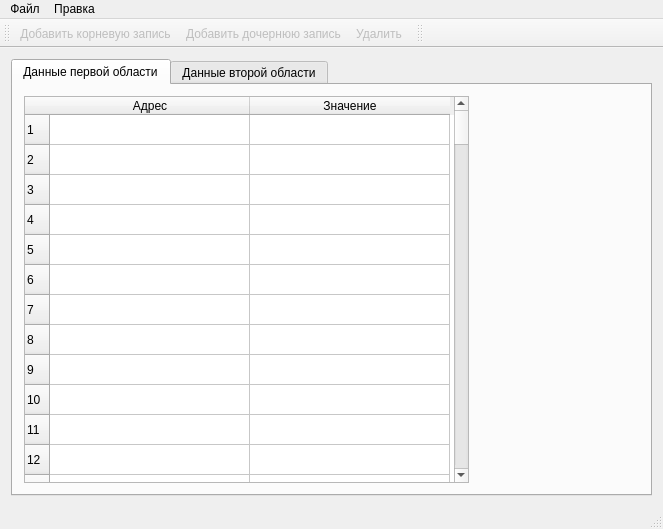
<?xml version="1.0" encoding="UTF-8"?>
<ui version="4.0">
 <class>MainWindow</class>
 <widget class="QMainWindow" name="MainWindow">
  <property name="geometry">
   <rect>
    <x>0</x>
    <y>0</y>
    <width>663</width>
    <height>529</height>
   </rect>
  </property>
  <property name="windowTitle">
   <string>EEPROMconf</string>
  </property>
  <widget class="QWidget" name="centralWidget">
   <layout class="QGridLayout" name="gridLayout">
    <item row="0" column="0">
     <widget class="QTabWidget" name="tabWidget">
      <property name="sizePolicy">
       <sizepolicy hsizetype="Expanding" vsizetype="Expanding">
        <horstretch>1</horstretch>
        <verstretch>0</verstretch>
       </sizepolicy>
      </property>
      <property name="currentIndex">
       <number>0</number>
      </property>
      <widget class="QWidget" name="tab">
       <attribute name="title">
        <string>Данные первой области</string>
       </attribute>
       <layout class="QGridLayout" name="gridLayout_2">
        <item row="0" column="0">
         <widget class="CFirstAreaTable" name="tableWidget">
          <property name="sizePolicy">
           <sizepolicy hsizetype="Expanding" vsizetype="Expanding">
            <horstretch>1</horstretch>
            <verstretch>0</verstretch>
           </sizepolicy>
          </property>
          <property name="inputMethodHints">
           <set>Qt::ImhDigitsOnly</set>
          </property>
          <property name="horizontalScrollBarPolicy">
           <enum>Qt::ScrollBarAlwaysOff</enum>
          </property>
          <property name="textElideMode">
           <enum>Qt::ElideRight</enum>
          </property>
          <property name="rowCount">
           <number>127</number>
          </property>
          <property name="columnCount">
           <number>2</number>
          </property>
          <attribute name="horizontalHeaderDefaultSectionSize">
           <number>200</number>
          </attribute>
          <row/>
          <row/>
          <row/>
          <row/>
          <row/>
          <row/>
          <row/>
          <row/>
          <row/>
          <row/>
          <row/>
          <row/>
          <row/>
          <row/>
          <row/>
          <row/>
          <row/>
          <row/>
          <row/>
          <row/>
          <row/>
          <row/>
          <row/>
          <row/>
          <row/>
          <row/>
          <row/>
          <row/>
          <row/>
          <row/>
          <row/>
          <row/>
          <row/>
          <row/>
          <row/>
          <row/>
          <row/>
          <row/>
          <row/>
          <row/>
          <row/>
          <row/>
          <row/>
          <row/>
          <row/>
          <row/>
          <row/>
          <row/>
          <row/>
          <row/>
          <row/>
          <row/>
          <row/>
          <row/>
          <row/>
          <row/>
          <row/>
          <row/>
          <row/>
          <row/>
          <row/>
          <row/>
          <row/>
          <row/>
          <row/>
          <row/>
          <row/>
          <row/>
          <row/>
          <row/>
          <row/>
          <row/>
          <row/>
          <row/>
          <row/>
          <row/>
          <row/>
          <row/>
          <row/>
          <row/>
          <row/>
          <row/>
          <row/>
          <row/>
          <row/>
          <row/>
          <row/>
          <row/>
          <row/>
          <row/>
          <row/>
          <row/>
          <row/>
          <row/>
          <row/>
          <row/>
          <row/>
          <row/>
          <row/>
          <row/>
          <row/>
          <row/>
          <row/>
          <row/>
          <row/>
          <row/>
          <row/>
          <row/>
          <row/>
          <row/>
          <row/>
          <row/>
          <row/>
          <row/>
          <row/>
          <row/>
          <row/>
          <row/>
          <row/>
          <row/>
          <row/>
          <row/>
          <row/>
          <row/>
          <row/>
          <row/>
          <row/>
          <column>
           <property name="text">
            <string>Адрес</string>
           </property>
          </column>
          <column>
           <property name="text">
            <string>Значение</string>
           </property>
          </column>
         </widget>
        </item>
        <item row="0" column="1">
         <spacer name="horizontalSpacer_2">
          <property name="orientation">
           <enum>Qt::Horizontal</enum>
          </property>
          <property name="sizeType">
           <enum>QSizePolicy::Expanding</enum>
          </property>
          <property name="sizeHint" stdset="0">
           <size>
            <width>170</width>
            <height>20</height>
           </size>
          </property>
         </spacer>
        </item>
       </layout>
      </widget>
      <widget class="QWidget" name="tab_2">
       <attribute name="title">
        <string>Данные второй области</string>
       </attribute>
       <layout class="QGridLayout" name="gridLayout_3">
        <item row="2" column="0">
         <widget class="CTreeWidget" name="treeWidget">
          <property name="sizePolicy">
           <sizepolicy hsizetype="Expanding" vsizetype="Expanding">
            <horstretch>2</horstretch>
            <verstretch>0</verstretch>
           </sizepolicy>
          </property>
          <property name="contextMenuPolicy">
           <enum>Qt::NoContextMenu</enum>
          </property>
          <property name="editTriggers">
           <set>QAbstractItemView::DoubleClicked|QAbstractItemView::EditKeyPressed</set>
          </property>
          <property name="tabKeyNavigation">
           <bool>false</bool>
          </property>
          <property name="selectionMode">
           <enum>QAbstractItemView::NoSelection</enum>
          </property>
          <property name="animated">
           <bool>true</bool>
          </property>
          <property name="headerHidden">
           <bool>true</bool>
          </property>
          <property name="expandsOnDoubleClick">
           <bool>false</bool>
          </property>
          <property name="columnCount">
           <number>3</number>
          </property>
          <attribute name="headerVisible">
           <bool>false</bool>
          </attribute>
          <attribute name="headerCascadingSectionResizes">
           <bool>false</bool>
          </attribute>
          <attribute name="headerDefaultSectionSize">
           <number>150</number>
          </attribute>
          <attribute name="headerHighlightSections">
           <bool>false</bool>
          </attribute>
          <attribute name="headerShowSortIndicator" stdset="0">
           <bool>false</bool>
          </attribute>
          <attribute name="headerStretchLastSection">
           <bool>true</bool>
          </attribute>
          <column>
           <property name="text">
            <string>Тип</string>
           </property>
          </column>
          <column>
           <property name="text">
            <string>Длина</string>
           </property>
          </column>
          <column>
           <property name="text">
            <string>Значение</string>
           </property>
          </column>
         </widget>
        </item>
        <item row="1" column="0">
         <widget class="QTableWidget" name="tableWidget_2">
          <property name="maximumSize">
           <size>
            <width>16777215</width>
            <height>22</height>
           </size>
          </property>
          <attribute name="horizontalHeaderDefaultSectionSize">
           <number>150</number>
          </attribute>
          <attribute name="horizontalHeaderStretchLastSection">
           <bool>true</bool>
          </attribute>
          <attribute name="verticalHeaderStretchLastSection">
           <bool>false</bool>
          </attribute>
          <column>
           <property name="text">
            <string>Тип</string>
           </property>
          </column>
          <column>
           <property name="text">
            <string>Длина</string>
           </property>
          </column>
          <column>
           <property name="text">
            <string>Значение</string>
           </property>
          </column>
         </widget>
        </item>
       </layout>
      </widget>
     </widget>
    </item>
   </layout>
  </widget>
  <widget class="QMenuBar" name="menuBar">
   <property name="geometry">
    <rect>
     <x>0</x>
     <y>0</y>
     <width>663</width>
     <height>20</height>
    </rect>
   </property>
   <widget class="QMenu" name="menu">
    <property name="title">
     <string>Файл</string>
    </property>
    <addaction name="Save"/>
    <addaction name="separator"/>
    <addaction name="ExitAction"/>
   </widget>
   <widget class="QMenu" name="menu_2">
    <property name="title">
     <string>Правка</string>
    </property>
    <addaction name="addTreeWidgetItem"/>
    <addaction name="addChildTreeWidgetItem"/>
    <addaction name="delTreeWidgetItem"/>
   </widget>
   <addaction name="menu"/>
   <addaction name="menu_2"/>
  </widget>
  <widget class="QToolBar" name="mainToolBar">
   <attribute name="toolBarArea">
    <enum>TopToolBarArea</enum>
   </attribute>
   <attribute name="toolBarBreak">
    <bool>false</bool>
   </attribute>
   <addaction name="addTreeWidgetItem"/>
   <addaction name="addChildTreeWidgetItem"/>
   <addaction name="delTreeWidgetItem"/>
  </widget>
  <widget class="QStatusBar" name="statusBar"/>
  <widget class="QToolBar" name="toolBar">
   <property name="windowTitle">
    <string>toolBar</string>
   </property>
   <attribute name="toolBarArea">
    <enum>TopToolBarArea</enum>
   </attribute>
   <attribute name="toolBarBreak">
    <bool>false</bool>
   </attribute>
  </widget>
  <action name="ExitAction">
   <property name="text">
    <string>Выход</string>
   </property>
  </action>
  <action name="Save">
   <property name="text">
    <string>Сохранить</string>
   </property>
  </action>
  <action name="addTreeWidgetItem">
   <property name="enabled">
    <bool>false</bool>
   </property>
   <property name="text">
    <string>Добавить корневую запись</string>
   </property>
  </action>
  <action name="delTreeWidgetItem">
   <property name="enabled">
    <bool>false</bool>
   </property>
   <property name="text">
    <string>Удалить</string>
   </property>
  </action>
  <action name="addChildTreeWidgetItem">
   <property name="enabled">
    <bool>false</bool>
   </property>
   <property name="text">
    <string>Добавить дочернюю запись</string>
   </property>
  </action>
 </widget>
 <layoutdefault spacing="6" margin="11"/>
 <customwidgets>
  <customwidget>
   <class>CFirstAreaTable</class>
   <extends>QTableWidget</extends>
   <header location="global">CFirstAreaTable.h</header>
  </customwidget>
  <customwidget>
   <class>CTreeWidget</class>
   <extends>QTreeWidget</extends>
   <header location="global">CTreeWidget.h</header>
  </customwidget>
 </customwidgets>
 <resources/>
 <connections/>
</ui>
